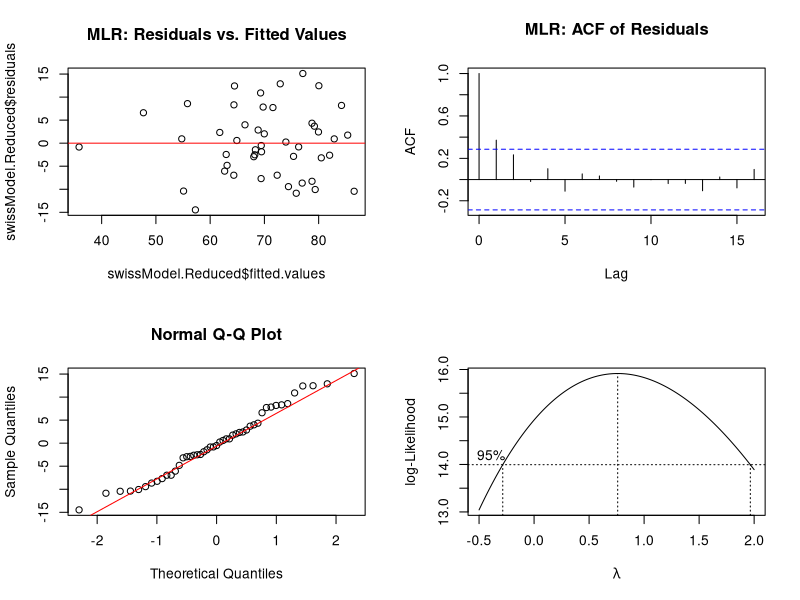

Generate this figure with R:
## ---- chunk 1
# load the data
#?swiss

attach(swiss)
## ---- chunk 2
swissModel.Full <-lm(Fertility~Education + Catholic + Infant.Mortality + Agriculture + Examination) # I put agriculture and examination on the end
swissModel.Full # view the full model coefficients

swissModel.Reduced <-lm(Fertility ~ Education + Catholic + Infant.Mortality)
swissModel.Reduced # view the reduced coefficients
## ---- chunk 3

# run the anova for the reduced model vs full model
anova(swissModel.Reduced,swissModel.Full)

## ---- chunk 4
print(paste("Test Statistic: ",qf(0.95,2,43)))
## ---- chunk 5

par(mfrow=c(2,2)) # 2 rows, 2 columns - there will be three panes to look through

# Residual plot
plot(swissModel.Reduced$fitted.values,swissModel.Reduced$residuals, main="MLR: Residuals vs. Fitted Values")
abline(h=0,col="red")

# ACF Plot
acf(swissModel.Reduced$residuals, main="MLR: ACF of Residuals")

# QQ Plot of Residuals
qqnorm(swissModel.Reduced$residuals)
qqline(swissModel.Reduced$residuals, col="red")

## BoxCox
library(MASS)
boxcox(swissModel.Reduced, lambda = seq(-0.5, 2, 0.01))
## ---- chunk 6
# calculate that F statistic using SSR's and SSE
F0 = ((0.136 + 5.101 + 0.028) / 3) / (105.413 / 107)
print(paste("F0 is: ", F0))

# create the critical value
criticalFValue = qf(0.95,3,107)
print(paste("The critical value is: ", criticalFValue))

# create the pvalue
pvalue = 1-pf(F0,3,107)
print(paste("The p value for the F statistic is: ", pvalue))
